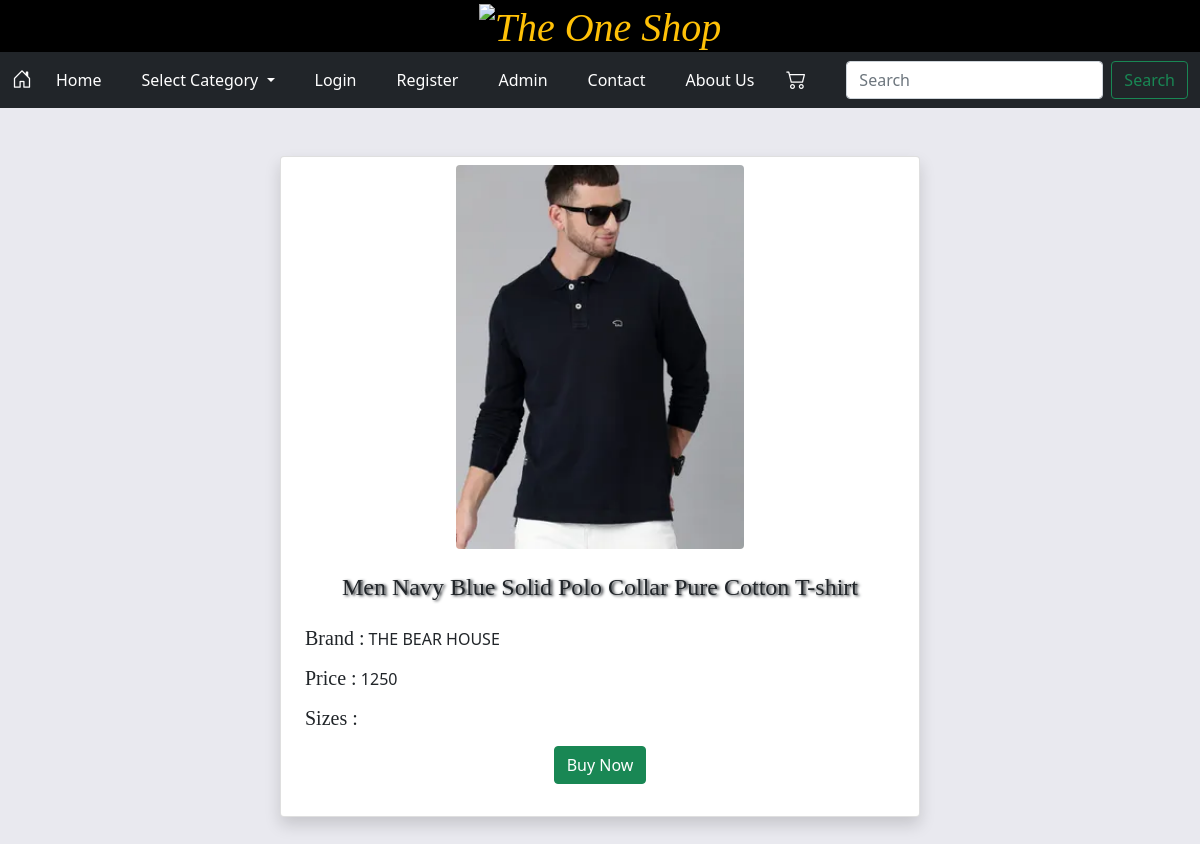
Page /view_product/1 on the committed database.
### oneapp/models.py (models this page shows, shortened)
class ProductModel(models.Model):
    p_category = models.ForeignKey(ProductCategory,on_delete =models.CASCADE)
    p_name = models.CharField(max_length=100)
    p_desc = models.TextField(blank=True)
    p_brand = models.CharField(max_length=100)
    p_price = models.PositiveIntegerField()
    p_image = models.ImageField(upload_to = 'product_image/')

### oneapp/views.py (the view, shortened to what this page needs)
# urls.py: path('view_product/<int:pk>',views.view_product.as_view(),name='view_product'),
class view_product(View):
    def get(self,request,pk):
        data = ProductModel.objects.get(id = pk)
        return render(request,'oneapp/view_product.html',{'data':data})

### templates/oneapp/view_product.html (shortened to what this page needs)
{% extends 'oneapp/base.html' %}
{% block body %}
<body style="background-color: #e9e9ef;">
    <div class="container mb-5">
        <div class="row">
            <div class="col-2">
            </div>
            <div class="col-8">
                <div class="card shadow m-5 ">
                    <img class="m-2 rounded mx-auto d-block" src="{{data.p_image.url}}" class="card-img-top"
                        alt="No Image" width="200px" style="width: 18rem;">
                    <div class="card-body">
                        <h4 class="card-title text-center">{{data.p_name}}</h4>
                        <div class="m-2">
                            <h5 class="lead" style="display:inline-block ;">Brand : </h5>
                            <p class="d-inline"> {{data.p_brand}}</p>
                        </div>
                        <div class="m-2">
                            <h5 class="lead" style="display:inline-block ;">Price : </h5>
                            <p class="d-inline"> {{data.p_price}}</p>
                        </div>
                        {% if data.p_category != Watches %}
                        <div class="m-2">
                            <h5 class="lead" style="display:inline-block ;">Sizes : </h5>
                        </div>
                        {% endif %}
                        <p class="text-center"><a href="#" class="btn btn-success" class="d-block">Buy Now</a></p>
                    </div>
                </div>
            </div>
            <div class="col-2">
            </div>
        </div>
    </div>
</body>
{% endblock body %}

### templates/oneapp/view_product.html (style rules this page uses)
h3, h4 { margin-bottom: 20px; font-family: cursive; text-shadow: 2px 1px 3px; }
h5 { font-family: cursive; font-weight: lighter; }

### rows in the picture
ProductModel: p_image (picture), p_name "Men Navy Blue Solid Polo Collar Pure Cotton T-shirt", p_brand "THE BEAR HOUSE", p_price "1250"
